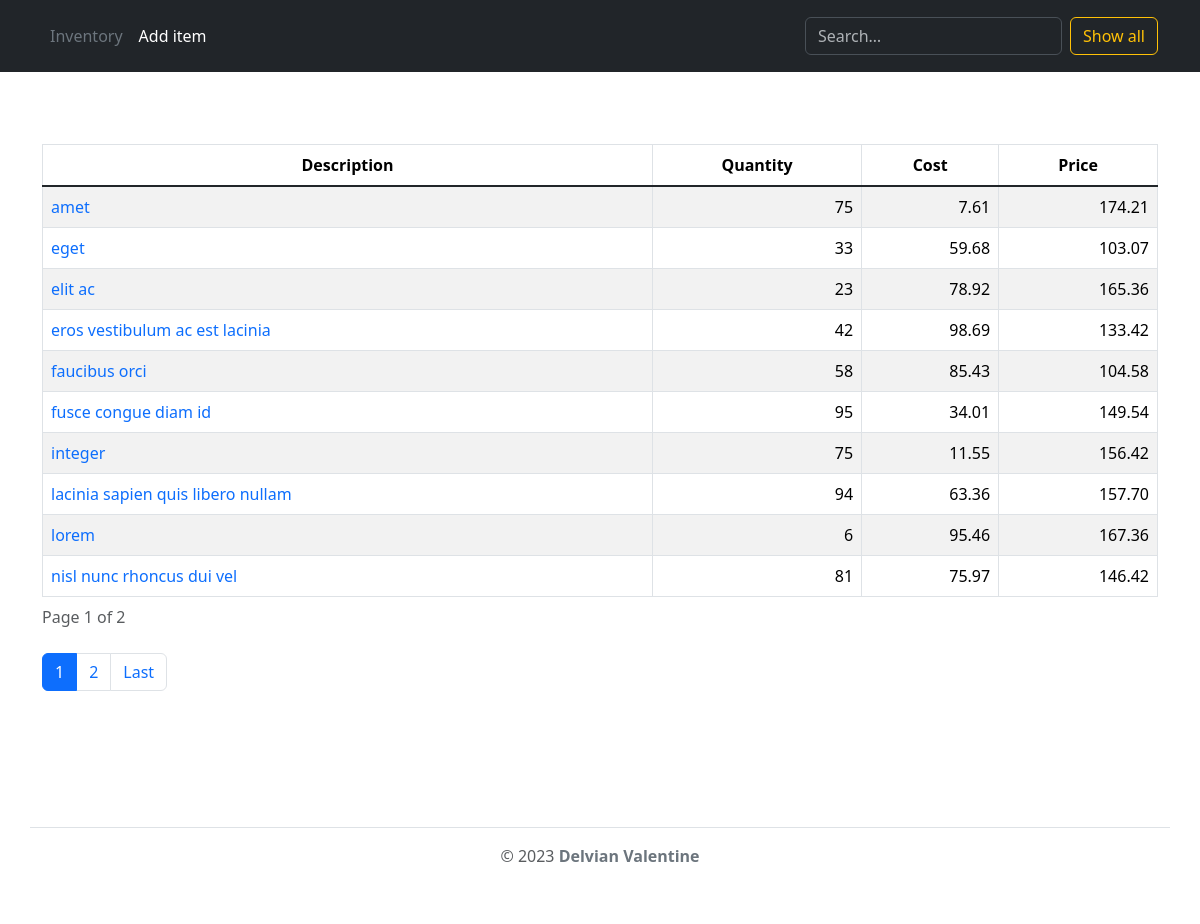
The page / on the database its author committed.
### inv/models.py (models this page shows, shortened)
class Item(Model):
    description = CharField(max_length=100)
    qty = PositiveIntegerField(default=0)
    cost = FloatField(default=0)
    price = FloatField(default=0)

### inv/views.py (the view)
# urls.py: path("", ItemList.as_view(), name="item-list"),
class ItemList(ListView):
    paginate_by = 10
    def get_queryset(self):
        if "q" in self.request.GET:
            queryset = Item.objects.filter(description__icontains=self.request.GET["q"])
            return queryset.order_by("description")
        return Item.objects.order_by("description")

### inv/templates/inv/item_list.html (shortened to what this page needs)
{% extends 'inv/index.html' %}
{% block content %}
<nav class="p-3 text-bg-dark fixed-top" data-bs-theme="dark">
  <div class="container d-flex flex-wrap align-items-center justify-content-center justify-content-lg-start">
    <ul class="nav col-12 col-lg-auto me-lg-auto mb-2 justify-content-center mb-md-0">
      <li><a href="{% url 'item-list' %}" class="nav-link px-2 text-secondary">Inventory</a></li>
      <li><a href="{% url 'item-create' %}" class="nav-link px-2 text-white">Add item</a></li>
    </ul>
    <form method="get" class="col-12 col-lg-auto mb-2 mb-lg-0 me-2">
      <input type="search" placeholder="Search…" name="q" class="form-control form-control-dark text-bg-dark" />
    </form>
    <a href="{% url 'item-list' %}" class="btn btn-outline-warning">Show all</a>
  </div>
</nav>
<section class="container py-5 mt-5 table-responsive">
  <div class="py-5">
    <table class="table table-bordered table-striped">
      {% if page_obj.paginator.num_pages > 1 %}
      <caption>Page {{ page_obj.number }} of {{ page_obj.paginator.num_pages }}</caption>
      {% endif %}
      <thead>
        <tr class="text-center">
          <th>Description</th>
          <th>Quantity</th>
          <th>Cost</th>
          <th>Price</th>
        </tr>
      </thead>
      <tbody class="table-group-divider">
        {% for item in page_obj %}
        <tr>
          <td><a href="{% url 'item-update' item.id %}" class="link-underline link-underline-opacity-0">{{ item.description }}</a></td>
          <td class="text-end">{{ item.qty }}</td>
          <td class="text-end">{{ item.cost|floatformat:'2g' }}</td>
          <td class="text-end">{{ item.price|floatformat:'2g' }}</td>
        </tr>
        {% endfor %}
      </tbody>
    </table>
    {% if page_obj.paginator.num_pages > 1 %}
    <nav>
      <ul class="pagination">
        <li class="page-item active"><a href="?page={{ page_obj.number }}" class="page-link">{{ page_obj.number }}</a></li>
        {% if page_obj.has_next %}
        <li class="page-item"><a href="?page={{ page_obj.next_page_number }}" class="page-link">{{ page_obj.next_page_number }}</a></li>
        <li class="page-item"><a href="?page={{ page_obj.paginator.num_pages }}" class="page-link">Last</a></li>
        {% endif %}
      </ul>
    </nav>
    {% endif %}
  </div>
</section>
<footer class="container py-3 my-4 border-top">
  <p class="text-center text-body-secondary">&copy; 2023 <strong><a href="mailto:delvian.valentine@gmail.com" title="delvian.valentine@gmail.com" class="link-secondary link-underline link-underline-opacity-0">Delvian Valentine</a></strong></p>
</footer>
{% endblock %}

### inv/templates/inv/index.html (shortened to what this page needs)
{% load static %}
<!DOCTYPE html>
<html lang="en">
<head>
  <link rel="stylesheet" href="{% static 'inv/styles/bootstrap.css' %}" />
</head>
<body>
  {% block content %}{% endblock%}
</body>
</html>

### rows shown on the page
Item: description "amet", qty "75", cost "7.61", price "174.21"
Item: description "eget", qty "33", cost "59.68", price "103.07"
Item: description "elit ac", qty "23", cost "78.92", price "165.36"
Item: description "eros vestibulum ac est lacinia", qty "42", cost "98.69", price "133.42"
Item: description "faucibus orci", qty "58", cost "85.43", price "104.58"
Item: description "fusce congue diam id", qty "95", cost "34.01", price "149.54"
Item: description "integer", qty "75", cost "11.55", price "156.42"
Item: description "lacinia sapien quis libero nullam", qty "94", cost "63.36", price "157.70"
Item: description "lorem", qty "6", cost "95.46", price "167.36"
Item: description "nisl nunc rhoncus dui vel", qty "81", cost "75.97", price "146.42"

### other values the page prints
{{ page_obj.number }} "1"
{{ page_obj.paginator.num_pages }} "2"
{{ page_obj.next_page_number }} "2"
